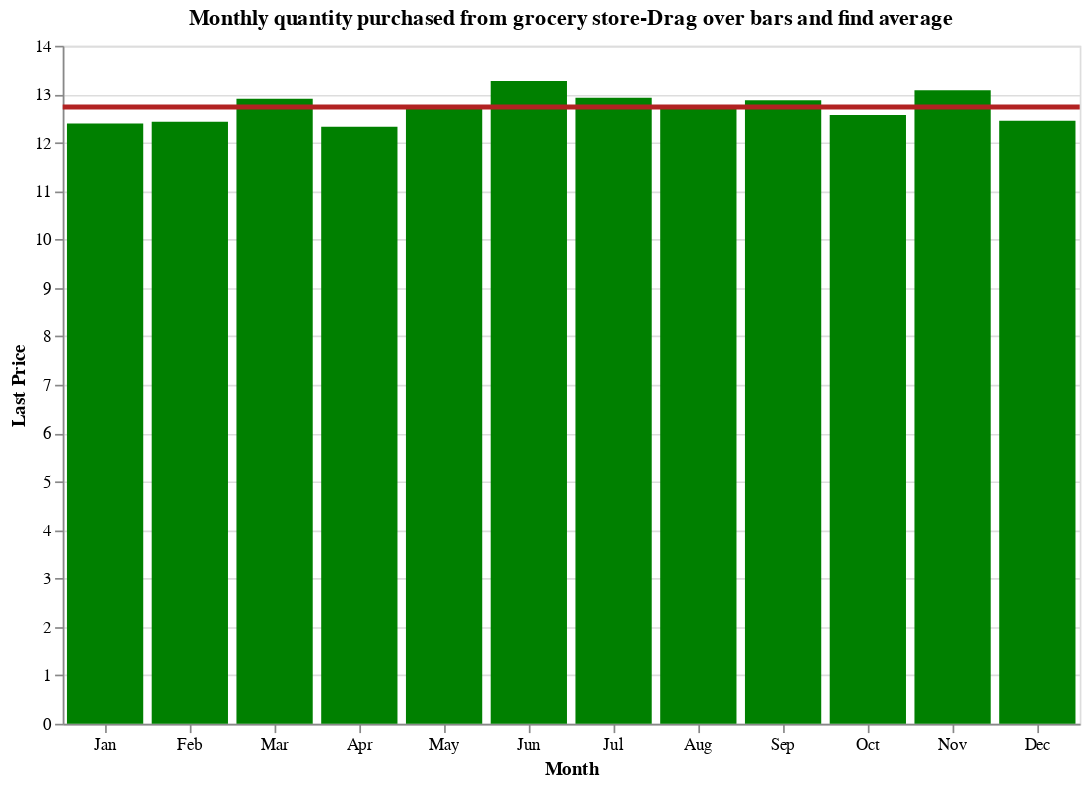

Notebook source saved alongside this figure:
### Markdown cell above
## Monthly Quantity Purchased From Grocery Store

### Code cell
# Creating Temporary Data
temp=groceries.copy()
temp['qty_purchased']=groceries['id'].map(groceries['id'].value_counts())

# Slicing First 5000 Rows
temp1=temp[:5000]
temp1.columns

# Plotting
brush = alt.selection(type='interval', encodings=['x'])

# Plotting Bar Chart
bars = alt.Chart().mark_bar(color="green").encode(
    x=alt.X('month(Date):O',title="Month"),
    y=alt.Y('mean(qty_purchased):Q',title="Last Price"),
    opacity=alt.condition(brush, alt.OpacityValue(1), alt.OpacityValue(0.7)),
    tooltip=['month(Date)','mean(qty_purchased)']
).add_selection(
    brush
).properties(height=400,width=600,title="Monthly quantity purchased from grocery store-Drag over bars and find average")

# Plotting Avg Line
line = alt.Chart().mark_rule(color='firebrick').encode(
    y='mean(qty_purchased):Q',
    size=alt.SizeValue(3),
    tooltip=['mean(qty_purchased)']
).transform_filter(
    brush
)

# Display Plot
alt.layer(bars, line, data=temp1)

### Figure 1 — Vega-Lite specification as saved in the notebook (floating-point values rounded to 4 significant figures; data arrays with more than 128 entries replaced by an {"elided": "..."} marker saying what was removed)
{"config": {"view": {"continuousWidth": 300, "continuousHeight": 300}}, "layer": [{"mark": {"type": "bar", "color": "green"}, "encoding": {"opacity": {"condition": {"param": "param_1", "value": 1}, "value": 0.7}, "tooltip": [{"field": "Date", "timeUnit": "month", "type": "temporal"}, {"aggregate": "mean", "field": "qty_purchased", "type": "quantitative"}], "x": {"field": "Date", "timeUnit": "month", "title": "Month", "type": "ordinal"}, "y": {"aggregate": "mean", "field": "qty_purchased", "title": "Last Price", "type": "quantitative"}}, "name": "view_1", "title": "Monthly quantity purchased from grocery store-Drag over bars and find average"}, {"mark": {"type": "rule", "color": "firebrick"}, "encoding": {"size": {"value": 3}, "tooltip": [{"aggregate": "mean", "field": "qty_purchased", "type": "quantitative"}], "y": {"aggregate": "mean", "field": "qty_purchased", "type": "quantitative"}}, "transform": [{"filter": {"param": "param_1"}}]}], "data": {"name": "data-297bf4e9a45b3f789b125ce2a833a15d"}, "height": 400, "params": [{"name": "param_1", "select": {"type": "interval", "encodings": ["x"]}, "views": ["view_1"]}], "width": 600, "$schema": "https://vega.github.io/schema/vega-lite/v5.16.3.json", "datasets": {"data-297bf4e9a45b3f789b125ce2a833a15d": {"elided": "5000 records"}}}
